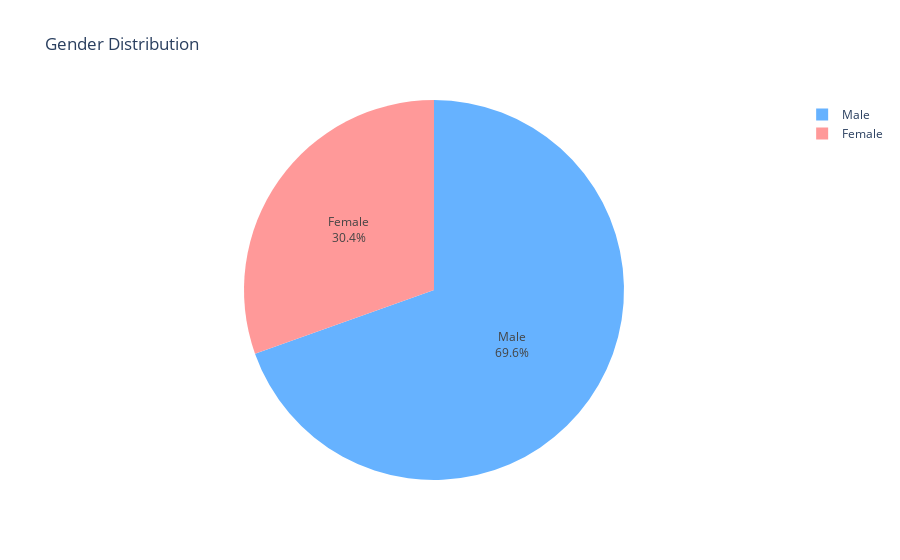

The notebook cell saved with this chart:
### Code cell
# Calculate gender counts
gender_counts = heart['sex'].value_counts()
labels = ['Male', 'Feale']

# Create a pie chart using Plotly Express
fig = px.pie(values=gender_counts, names=labels, title='Gender Distribution')
fig.update_traces(textinfo='percent+label', marker=dict(colors=['#66B2FF', '#FF9999']))
fig.show()

### Figure 1 — Plotly figure (JSON) as saved in the notebook; plotly's stock layout.template omitted (floating-point values rounded to 4 significant figures)
{"data": [{"domain": {"x": [0, 1], "y": [0, 1]}, "hovertemplate": "label=%{label}<br>value=%{value}<extra></extra>", "labels": ["Male", "Female"], "legendgroup": "", "marker": {"colors": ["#66B2FF", "#FF9999"]}, "name": "", "showlegend": true, "textinfo": "percent+label", "type": "pie", "values": [713, 312]}], "layout": {"legend": {"tracegroupgap": 0}, "title": {"text": "Gender Distribution"}}}
